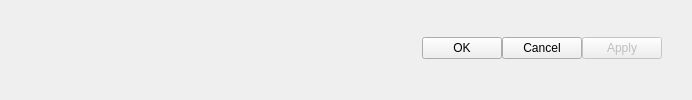
    <widget class="QWidget" name="wBottom" native="true">
     <layout class="QVBoxLayout" name="verticalLayout_12">
      <property name="spacing">
       <number>0</number>
      </property>
      <property name="leftMargin">
       <number>0</number>
      </property>
      <property name="topMargin">
       <number>0</number>
      </property>
      <property name="rightMargin">
       <number>0</number>
      </property>
      <property name="bottomMargin">
       <number>0</number>
      </property>
      <item>
       <layout class="QHBoxLayout" name="layoutBottom">
        <property name="leftMargin">
         <number>22</number>
        </property>
        <property name="topMargin">
         <number>11</number>
        </property>
        <property name="rightMargin">
         <number>30</number>
        </property>
        <property name="bottomMargin">
         <number>15</number>
        </property>
        <item>
         <spacer name="horizontalSpacer">
          <property name="orientation">
           <enum>Qt::Horizontal</enum>
          </property>
          <property name="sizeHint" stdset="0">
           <size>
            <width>400</width>
            <height>0</height>
           </size>
          </property>
         </spacer>
        </item>
        <item>
         <widget class="QPushButton" name="bOk">
          <property name="styleSheet">
           <string notr="true"/>
          </property>
          <property name="text">
           <string>OK</string>
          </property>
          <property name="autoDefault">
           <bool>false</bool>
          </property>
         </widget>
        </item>
        <item>
         <widget class="QPushButton" name="bCancel">
          <property name="sizePolicy">
           <sizepolicy hsizetype="Preferred" vsizetype="Fixed">
            <horstretch>0</horstretch>
            <verstretch>0</verstretch>
           </sizepolicy>
          </property>
          <property name="text">
           <string>Cancel</string>
          </property>
          <property name="autoDefault">
           <bool>false</bool>
          </property>
         </widget>
        </item>
        <item>
         <widget class="QPushButton" name="bApply">
          <property name="enabled">
           <bool>false</bool>
          </property>
          <property name="minimumSize">
           <size>
            <width>0</width>
            <height>0</height>
           </size>
          </property>
          <property name="maximumSize">
           <size>
            <width>16777215</width>
            <height>16777215</height>
           </size>
          </property>
          <property name="text">
           <string>Apply</string>
          </property>
          <property name="autoDefault">
           <bool>false</bool>
          </property>
         </widget>
        </item>
       </layout>
      </item>
     </layout>
    </widget>
